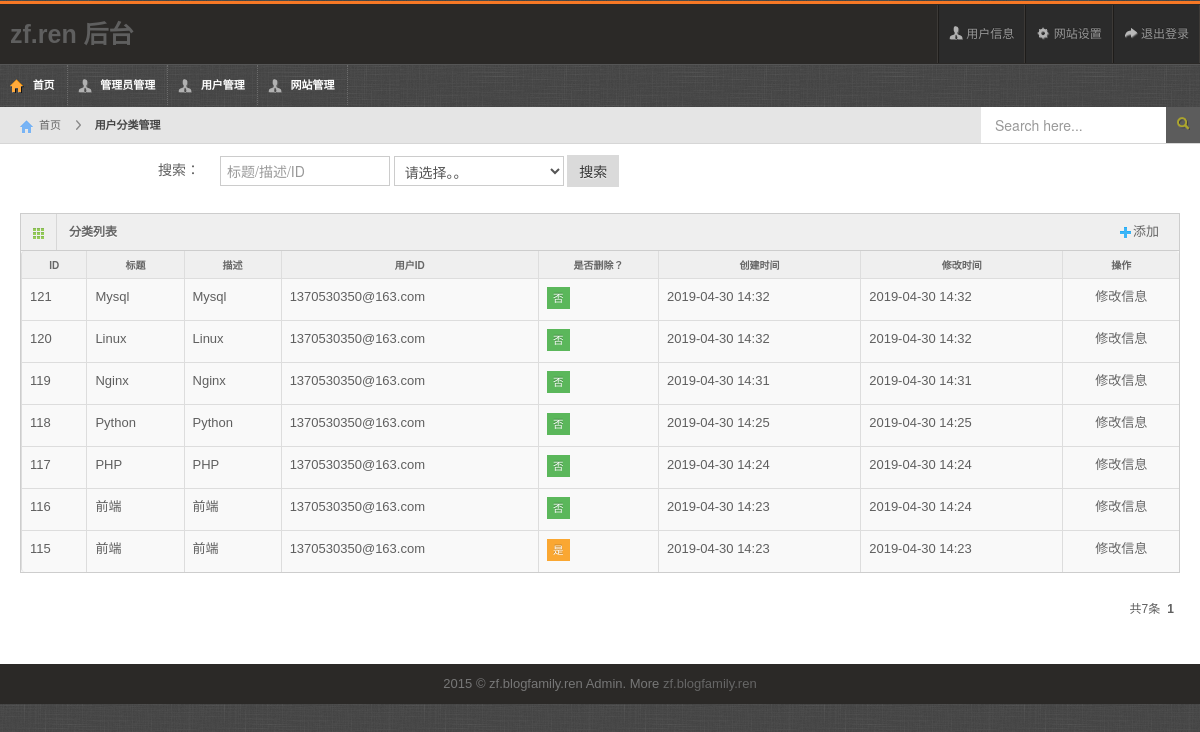
Page /index.php/backstage/user_cate (signed in) on the committed database.
### tables this page shows
CREATE TABLE `zf_cate` (
  `id` int(11) unsigned NOT NULL AUTO_INCREMENT,
  `title` varchar(255) NOT NULL COMMENT '分类名称',
  `desc` varchar(255) NOT NULL COMMENT '描述',
  `blog_id` int(10) unsigned NOT NULL COMMENT '博客',
  `uid` int(11) unsigned NOT NULL COMMENT '用户ID',
  `parent_id` int(11) unsigned NOT NULL DEFAULT '0' COMMENT '父级分类ID  没有父级为：0  ',
  `is_del` tinyint(255) unsigned NOT NULL DEFAULT '0' COMMENT '是否删除  1为删除   0为不删除',
  `ctime` int(10) unsigned DEFAULT NULL COMMENT '创建时间',
  `utime` int(10) unsigned DEFAULT NULL COMMENT '修改时间',
  PRIMARY KEY (`id`),
  KEY `parent_id` (`parent_id`)
);

CREATE TABLE `zf_user` (
  `id` int(11) unsigned NOT NULL AUTO_INCREMENT,
  `name` varchar(50) NOT NULL COMMENT '名称',
  `nikename` varchar(50) NOT NULL COMMENT '昵称',
  `info` text COMMENT '简介',
  `phone` varchar(255) NOT NULL DEFAULT '' COMMENT '手机号',
  `email` varchar(50) DEFAULT NULL COMMENT '邮箱',
  `password` varchar(200) NOT NULL COMMENT '密码',
  `grade` int(11) unsigned NOT NULL DEFAULT '0' COMMENT '等级',
  `login_stat` int(5) unsigned NOT NULL COMMENT '密码中加的随机数',
  `sex` tinyint(4) unsigned NOT NULL DEFAULT '3' COMMENT '1为男 2为女 3为保密',
  `headimg` varchar(200) DEFAULT NULL COMMENT '头像',
  `user_type` tinyint(4) unsigned NOT NULL DEFAULT '3' COMMENT '用户类型 暂时没用  所有的都为3',
  `is_del` tinyint(4) unsigned NOT NULL DEFAULT '0' COMMENT '是否删除 1为删除 0为不删除',
  `is_activate` tinyint(4) unsigned NOT NULL DEFAULT '0' COMMENT '是否被激活 1为激活 0为不激活',
  `weibo_uid` varchar(255) NOT NULL DEFAULT '' COMMENT '微博唯一ID',
  `weixin_openid` varchar(255) DEFAULT NULL COMMENT '微信唯一ID',
  `qq_openid` varchar(255) NOT NULL COMMENT '腾讯QQid',
  `follow` varchar(255) DEFAULT NULL COMMENT '关注人数',
  `ctime` int(11) unsigned DEFAULT NULL COMMENT '创建时间',
  `utime` int(11) unsigned DEFAULT NULL COMMENT '修改时间',
  PRIMARY KEY (`id`),
  KEY `nikename` (`nikename`),
  KEY `email` (`email`)
);

### application/controllers/backstage/User_cate.php (called while the page is built, shortened)
<?php if ( ! defined('BASEPATH')) exit('No direct script access allowed');
class User_cate extends Admin_Controller {
	public function __construct(){
		$this->load->helper('common');
		$this->load->model('zf_admin_model');
		$this->load->model('zf_user_model');
		$this->load->model('zf_cate_model');
        $this->load->library('pager');
	}
	public function index()
	{
		$pagesize = 15;
		$offset = 0;
		$post = $this->input->post();
		$where = ' 1=1';
        $count = $this->zf_cate_model->count($where);
        list($offset, $page_htm) = $this->pager->pagestring($count, $pagesize);
		$cates = $this->zf_cate_model->get_list($where,'*','ctime desc',$pagesize, $offset);
		foreach($cates as $key=>$cate){
			$cates[$key]['user'] = $this->zf_user_model->select_one('id='.$cate['uid']);
		}
		$data = array(
				'cates' => $cates,
				'page_htm'=> $page_htm,
				'post'=>$post,
			);
		$this->load->view(ADMIN_URL.'user_cate/index',$data);
	}
}

### index.php (called while the page is built, shortened)
<?php
require_once BASEPATH.'core/CodeIgniter.php';

### application/core/MY_Model.php (called while the page is built, shortened)
<?php if ( ! defined('BASEPATH')) exit('No direct script access allowed');
class MY_Model extends CI_Model {
    var $table = '';
	public function init($table,$prikey){
		$this->table = $table;
	}
	function count($where){
        $this->db->where($where);
		$this->db->from($this->table);
		return $this->db->count_all_results();
	}
	function select_one($where,$select="*"){
		$this->db->select($select);
        $this->db->where($where);
		$query = $this->db->get($this->table);
    	$data = $query->row_array();
		return $data;
	}
	function get_list($where,$select="*",$order='',$pagesize=0,$offset=15){
		$this->db->select($select);
        $this->db->where($where);
		if(!empty($order)){
			$this->db->order_by($order);
		}
		$this->db->limit($pagesize,$offset);
		$query = $this->db->get($this->table);
		$data = $query->result_array();
		return $data;
	}
}

### application/views/backstage/user_cate/index.php (the view, shortened to what this page needs)
<?php
  $this->load->view('backstage/public/top');
?>
<div id="content">
    <div id="content-header">
      <div id="breadcrumb">
        <a href="<?=ADMIN_URL?>index" title="Go to Home" class="tip-bottom"><i class="icon-home"></i>首页</a>
        <a href="<?=ADMIN_URL?>user_cate/index" class="current">用户分类管理</a>
      </div>
    </div>
    <div class="container-fluid">
      <form action="#" method="post" class="form-horizontal">
          <div class="control-group">
          <label class="control-label">搜索：</label>
          <div class="controls ">
            <input type="text" name="search" class="span2" value="<?=(empty($post['search'])?'':$post['search'])?>" placeholder="标题/描述/ID" />
            <select name="is_del" class="span2">
              <option value="-1">请选择。。</option>
            </select>
            <input type="submit" class="btn" value="搜索">
          </div>
        </div>
      </form>
      <div class="row-fluid">
          <div class="span12">
            <div class="widget-box">
              <div class="widget-title"> <span class="icon"> <i class="icon-th"></i> </span>
                <h5>分类列表</h5>
                <span style="line-height:35px;float:right;padding-right:20px;">
                  <a href="<?=ADMIN_URL?>user_cate/edit">
                     <i class="icon-plus"></i>添加
                  </a>
                </span>
              </div>
              <div class="widget-content nopadding">
                <table class="table table-bordered table-striped">
                  <thead>
                    <tr>
                      <th>ID</th>
                      <th>标题</th>
                      <th>描述</th>
                      <th>用户ID</th>
                      <th>是否删除？</th>
                      <th>创建时间</th>
                      <th>修改时间</th>
                      <th>操作</th>
                    </tr>
                  </thead>
                  <tbody>
                    <?php foreach($cates as $key=>$cate){?>
                     <tr>
                        <td><?=$cate['id']?></td>
                        <td><?=$cate['title']?></td>
                        <td><?=$cate['desc']?></td>
                        <td><?=$cate['user']['name']?></td>
                        <td>
                            <button onclick="check_del(<?=$cate['id']?>)" class="btn btn-mini <?=($cate['is_del']==0)?'btn-success':'btn-warning'?>">
                              <?=($cate['is_del']==0)?'否':'是'?>
                            </button>
                        </td>
                        <td><?=date('Y-m-d H:i',$cate['ctime'])?></td>
                        <td><?=date('Y-m-d H:i',$cate['utime'])?></td>
                        <td style="text-align:center;"> <a href="<?=ADMIN_URL?>user_cate/edit?id=<?=$cate['id']?>">修改信息</a></td>
                      </tr>
                    <?php }?>
                  </tbody>
                </table>
              </div>
            </div>
            <div>
              <?=$page_htm?>
              </div>
        </div>
    </div>
    </div>
</div>
<?php
  $this->load->view('backstage/public/footer');
?>

### application/libraries/Pager.php (shortened to what this page needs)
<?php
class Pager{
    public $rowCount = 0;
    public $pageNo = 1;
    public $pageSize = 15;
    public $pageCount = 0;
    public $offset = 0;
    public $pageString = 'page';
    public function __construct($count=0, $size=15, $string='page')
    {
        $this->pageString = $string;
        $this->pageSize = abs($size);
        $this->rowCount = abs($count);
        $this->pageCount = ceil($this->rowCount/$this->pageSize);
        $this->pageCount = ($this->pageCount<=0)?1:$this->pageCount;
        $this->pageNo = abs(intval(@$_GET[$this->pageString]));
        $this->pageNo = $this->pageNo==0 ? 1 : $this->pageNo;
        $this->pageNo = $this->pageNo>$this->pageCount ? $this->pageCount : $this->pageNo;
        $this->offset = ( $this->pageNo - 1 ) * $this->pageSize;
    }
    private function defaultQuery()
    {
        ($script_uri = @$_SERVER['SCRIPT_URI']) || ($script_uri = @$_SERVER['REQUEST_URI']);
        $q_pos = strpos($script_uri,'?');
        if ( $q_pos > 0 )
        {
            $qstring = substr($script_uri, $q_pos+1);
            parse_str($qstring, $valueArray);
            $script = substr($script_uri,0,$q_pos);
        }
        else
        {
            $script = $script_uri;
        }
    }
    public function paginate($switch=1){
        $from = $this->pageSize*($this->pageNo-1)+1;
        $from = ($from>$this->rowCount) ? $this->rowCount : $from;
        $to = $this->pageNo * $this->pageSize;
        $to = ($to>$this->rowCount) ? $this->rowCount : $to;
        $size = $this->pageSize;
        $no = $this->pageNo;
        $max = $this->pageCount;
        $total = $this->rowCount;
        return array(
            'offset' => $this->offset,
            'from' => $from,
            'to' => $to,
            'size' => $size,
            'no' => $no,
            'max' => $max,
            'total' => $total,
        );
    }
    public function GenBasic() {
        $buffer = null;
        if ($this->pageCount<=7) {
            $range = range(1,$this->pageCount);
        }
        $buffer .= '<ul class="paginator">';
        $buffer .= "<li>共{$this->rowCount}条</li>";
        foreach($range AS $one) {
            if ( $one == $this->pageNo ) {
                $buffer .= "<li class=\"current\">{$one}</li>";
            } else {
                $buffer .= "<li><a href='".$this->genURL($this->pageString,$one)."'>{$one}</a><li>";
            }
        }
        return $buffer . '</ul>';
    }
    static function pagestring($count, $size) {
        $p = new Pager($count, $size, 'page');
        return array($p->offset, $p->GenBasic());
    }
}
?>

### application/views/backstage/public/top.php (shortened to what this page needs)
<!DOCTYPE html>
<html lang="en">
<head>
<link rel="stylesheet" href="<?=ADMIN_PUBLIC_URL?>css/bootstrap.min.css" />
<link rel="stylesheet" href="<?=ADMIN_PUBLIC_URL?>css/bootstrap-responsive.min.css" />
<link rel="stylesheet" href="<?=ADMIN_PUBLIC_URL?>css/fullcalendar.css" />
<link rel="stylesheet" href="<?=ADMIN_PUBLIC_URL?>css/maruti-style.css" />
<link rel="stylesheet" href="<?=ADMIN_PUBLIC_URL?>css/maruti-media.css" class="skin-color" />
<link rel="stylesheet" href="<?=PUBLIC_URL?>css/alertify.css" />
<link rel="stylesheet" href="<?=PUBLIC_URL?>css/pagestring.css" />
</head>
<body>
<div id="header">
  <h1>zf.ren 后台</h1>
</div>
<div id="user-nav" class="navbar navbar-inverse">
  <ul class="nav">
    <li class="" ><a title="" href="<?=ADMIN_URL?>admin/edit?id=<?=$this->adminid?>"><i class="icon icon-user"></i> <span class="text">用户信息</span></a></li>
    <li class=""><a title="" href="#"><i class="icon icon-cog"></i> <span class="text">网站设置</span></a></li>
    <li class=""><a title="" href="javascript:;" onclick="unlogin()" ><i class="icon icon-share-alt"></i> <span class="text">退出登录</span></a></li>
  </ul>
</div>
<div id="search">
  <button type="submit" class="tip-left" title="Search"><i class="icon-search icon-white"></i></button>
</div>
<div id="sidebar">
  <div id="search">
    <input type="text" placeholder="Search here..."/><button type="submit" class="tip-bottom" title="Search"><i class="icon-search icon-white"></i></button>
  </div>
  <ul>
    <li class=""> <a href="<?=ADMIN_URL?>index"> <i class="icon icon-home"></i> <span class="text">首页</span></a></li>
    <li class=""> <a href="<?=ADMIN_URL?>admin"> <i class="icon-user"></i> <span class="text">管理员管理</span></a></li>
    <li class="submenu">
      <a href="#"> <i class="icon-user"></i> <span class="text">用户管理</span></a>
    </li>
    <li class="submenu">
      <a href="#"> <i class="icon-user"></i> <span class="text">网站管理</span></a>
    </li>
  </ul>
</div>

### application/views/backstage/public/footer.php
<div class="row-fluid">
  <div id="footer" class="span12">
    2015 &copy; zf.blogfamily.ren Admin. More
    <a href="http://zf.blogfamily.ren/" target="_blank" title="zf.blogfamily.ren">zf.blogfamily.ren</a>
  </div>
</div>
</body>
</html>

### public/backstage/css/maruti-style.css (style rules this page uses)
* { outline:none !important; -moz-outline: none !important; }
body { overflow-x: hidden; margin-top: -9px; }
#header { height: 60px; position: relative; width: 100%; z-index: -9; }
#header h1 { height: 40px; overflow: hidden; font-size:25px; width: 191px; padding-left:10px; }
#search { position: relative; z-index: 1; top:42px; float:right; }
#search input[type=text] { border-radius: 0px 0 0 0px; padding:8px 10px ; border:1px; line-height:24px; width:166px; }
#search button { border: 0; margin-top: -11px; padding:8px 10px; margin-left:-5px; background-color:#5c5c5c; }
#search button i { opacity: 0.5; }
#sidebar { width:100%; background:none; position:absolute; clear:both; top:65px; }
#sidebar > ul { margin:0px; padding:0px; width:100%; display:block; z-index:999; }
#sidebar > ul > li { list-style-type:none; float:left; display:block; margin:0px; border-right:1px dotted #6b6b6b; position:relative; padding:10px; cursor:pointer }
#sidebar > ul li span { cursor:pointer; margin:0px 2px 0 5px; font-weight:bold; color:#fff; font-size:11px; }
#sidebar > ul li a i { background-image: url("../img/glyphicons-halflings-white.png"); margin-top:4px; vertical-align: top; }
#user-nav { position: absolute; right:0px; top: 5px; z-index: 20; margin: 0; border-left:1px solid #3d3a37; }
#user-nav > ul { margin: 0; padding: 0; list-style: none; }
#user-nav > ul > li { float: left; list-style-type: none; margin: 0; position: relative; padding:6px 0; background:#2b2b2b; border-left:1px solid #1e1c1a; border-right:1px solid #3d3a37; }
#user-nav > ul > li > a { padding: 13px 10px; display: block; font-size: 12px; }
#user-nav > ul > li > a > i, #sidebar li a i { vertical-align: top; background-image: url('../img/glyphicons-halflings-white.png'); margin-top: 2px; }
#content { background: none repeat scroll 0 0 #fff; margin-left:0px; margin-right: 0; margin-top:80px; padding-bottom: 25px; position: relative; min-height: 500px; width: auto; }
#content-header { position: abslute; width: 100%; margin-top: -38px; z-index: 20; }
#breadcrumb { background-color: #e5e5e5; border-bottom: 1px solid #d6d6d6; padding-left: 10px; }
#breadcrumb a { padding: 8px 20px 8px 10px; display: inline-block; background-image: url('../img/breadcrumb.png'); background-position: center right; background-repeat: no-repeat; font-size: 11px; color: #666666; }
#breadcrumb a:last-child { background-image:none; }
#breadcrumb a.current { font-weight: bold; color: #444444; }
#breadcrumb a i { margin-right: 5px; opacity: .6; }
#footer { text-align: center; color: #777777; padding:10px 0; background:#2B2927; }
.widget-box { background: none repeat scroll 0 0 #F9F9F9; border-top: 1px solid #CDCDCD; border-left: 1px solid #CDCDCD; border-right: 1px solid #CDCDCD; clear: both; margin-top: 16px; margin-bottom: 16px; position: relative; }
.widget-title, .modal-header, .table th, div.dataTables_wrapper .ui-widget-header { background-color: #efefef; border-bottom: 1px solid #CDCDCD; height: 36px; }
.widget-title span.icon { border-right: 1px solid #cdcdcd; padding: 9px 10px 7px 11px; float: left; opacity: .7; }
.widget-title h5 { color: #666666; text-shadow: 0 1px 0 #ffffff; float: left; font-size: 12px; font-weight: bold; padding: 12px; line-height: 12px; margin: 0; }
.widget-content { padding: 12px 15px; border-bottom: 1px solid #cdcdcd; }
.table th { height: auto; font-size: 10px; padding: 5px 10px 2px; border-bottom: 0; text-align: center; color: #666666; }
.nopadding { padding: 0 !important; }
.nopadding .table { margin-bottom: 0; }
.nopadding .table-bordered { border: 0; }
form { margin-bottom: 0; }
.form-horizontal .control-group { border-top: 1px solid #ffffff; border-bottom: 1px solid #eeeeee; margin-bottom: 0; }
.form-horizontal .control-group:last-child { border-bottom: 0; }
.form-horizontal .control-label { padding-top: 15px; width: 180px; }
.form-horizontal .controls { margin-left: 200px; padding: 10px 0; }

### public/backstage/css/maruti-media.css (style rules this page uses)
body { background:url(../images/backgrounds/default.jpg) repeat; }
#header { background-color: #2b2927; border-top:3px solid #f77825; border-bottom: 1px solid #555555; margin-top:10px; }
#search input[type=text] { background-color: #fff; }

### public/public/css/pagestring.css (style rules this page uses)
.paginator { padding:10px 0 10px;white-space:nowrap;text-align:right;font-size:12px; }
.paginator li { display:inline;margin:0 1px;*vertical-align:middle; }
.paginator li.current { *height:24px;margin:0 6px;font-weight:bold;*line-height:24px; }

### rows in the picture
zf_cate: id "121", title "Mysql", desc "Mysql", is_del "否", ctime "2019-04-30 14:32", utime "2019-04-30 14:32"
zf_user: name "1370530350@163.com"
zf_cate: id "120", title "Linux", desc "Linux", is_del "否", ctime "2019-04-30 14:32", utime "2019-04-30 14:32"
zf_cate: id "119", title "Nginx", desc "Nginx", is_del "否", ctime "2019-04-30 14:31", utime "2019-04-30 14:31"
zf_cate: id "118", title "Python", desc "Python", is_del "否", ctime "2019-04-30 14:25", utime "2019-04-30 14:25"
zf_cate: id "117", title "PHP", desc "PHP", is_del "否", ctime "2019-04-30 14:24", utime "2019-04-30 14:24"
zf_cate: id "116", title "前端", desc "前端", is_del "否", ctime "2019-04-30 14:23", utime "2019-04-30 14:24"
zf_cate: id "115", title "前端", desc "前端", is_del "是", ctime "2019-04-30 14:23", utime "2019-04-30 14:23"

### other values in the picture
$this->rowCount "7"
$one "1"
